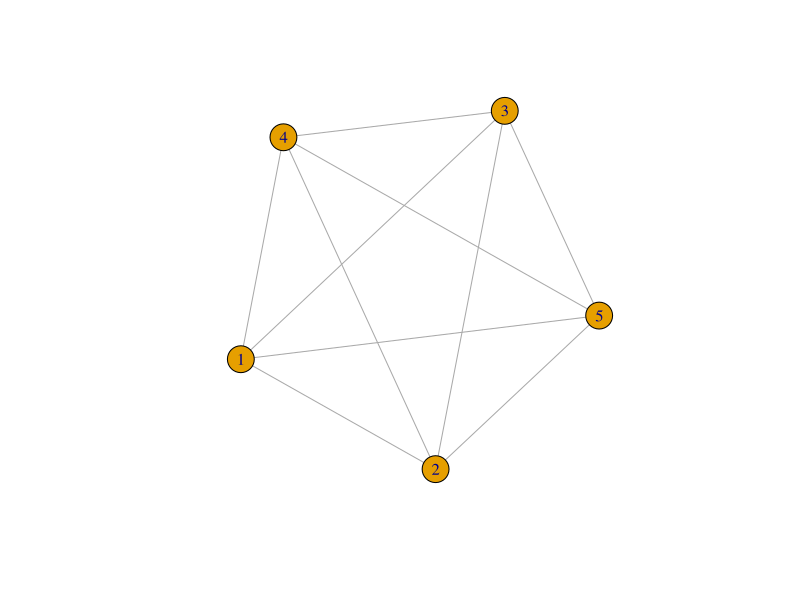
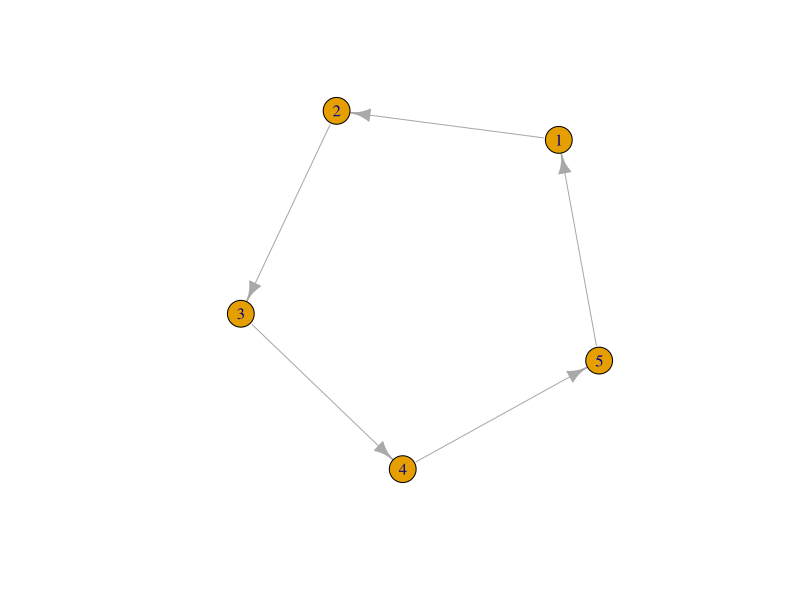
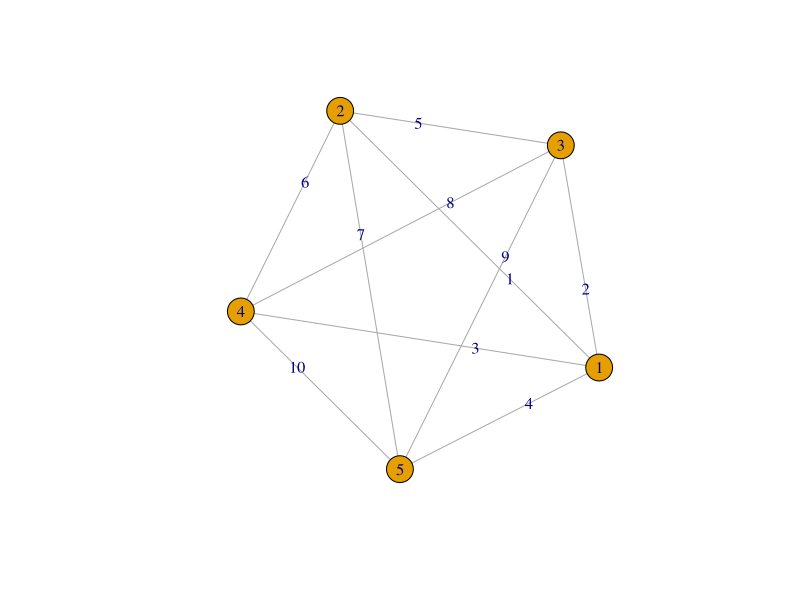
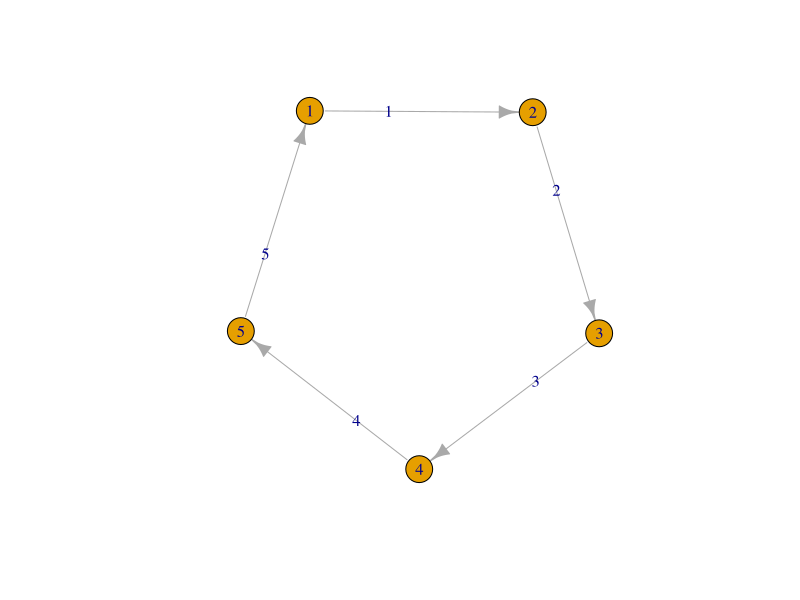

Here is the R script that generated these plots, in order:
## ---- chunk 1
#导入igraph包
library(igraph)
#生成一个节点为1,2,3,4,5的无权无向平面网络图
g <- graph(c(1,2,1,3,1,4,1,5,2,3,2,4,2,5,3,4,3,5,4,5),directed = FALSE)
plot(g)
#生成一个节点为1,2,3,4,5的无权有向平面网络图
h <-graph(c(1,2,2,3,3,4,4,5,5,1),directed = TRUE)
plot(h)
#生成一个节点为1,2,3,4,5的加权无向平面网络图
g <- graph(c(1,2,1,3,1,4,1,5,2,3,2,4,2,5,3,4,3,5,4,5),directed = FALSE)
graph_attr(g,'weight') <-c(1,2,3,4,5,6,7,8,9,10)
plot(g,edge.label=graph_attr(g,'weight'))
#生成一个节点为1,2,3,4,5的加权有向平面网络图
h <-graph(c(1,2,2,3,3,4,4,5,5,1),directed = TRUE)
graph_attr(h,'weight') <-c(1,2,3,4,5)
plot(h,edge.label=graph_attr(h,'weight'))
## ---- chunk 2
#导入igraph包
library(igraph)
#求无向平面网络图的度
g <- graph(c(1,2,1,3,1,4,1,5,2,3,2,4,2,5,3,4,3,5,4,5),directed = FALSE)
degree(g,mode="total") #求点度中心度
degree(g,normalized=T) #求相对点中心度
degree.distribution(g) #求点度频率
closeness(g,vids=which(V(g)$label=="c")) #求接近中心度
degree(g,normalized=T) # 求相对接近中心度
betweenness(g,normalized=T) #求点的中心度
betweenness(g,V(g)$label=="c") #求点的中间中心度
edge.betweenness(g) #求线的中间中心度
edge.betweenness(g,e=E(g,path=c(which(V(g)$label=="a"),which(V(g)$label=="c")))) #返回线的中间中心度
evcent(g,scale=F)$vector #求点的特征向量中心度
#求有向平面图的度
h <-graph(c(1,2,2,3,3,4,4,5,5,1),directed = TRUE)
degree(h,mode="in") #求点度入度
degree(h,mode="out") #求点度出度
degree(h,mode="total") #求点度中心度
degree(h,normalized=T) #求相对点中心度
degree.distribution(h) #求点度频率
closeness(h,vids=which(V(h)$label=="c")) #求接近中心度
degree(h,normalized=T) # 求相对接近中心度
betweenness(h,normalized=T) #求点的中心度
betweenness(h,V(h)$label=="c") #求点的中间中心度
edge.betweenness(h) #求线的中间中心度
edge.betweenness(h,e=E(h,path=c(which(V(h)$label=="a"),which(V(h)$label=="c")))) #返回线的中间中心度
evcent(g,scale=F)$vector #求点的特征向量中心度
